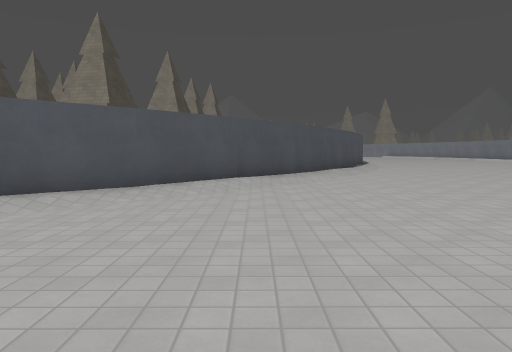
[1] (above)

21 first-person views from a walk through a Godot game level. The camera is 1.4 m above the floor, tilts 4° down and sees 70° across. The floor is counted in squares, 2 m on a side. Each view is taken from the middle of a square. On the plan, view 1 faces up. The plan holds only what a view shows up to about 11 squares ahead; the rest is blank. The place goes on beyond the plan. Surface patterns are stand-ins for the level's own textures.

[2]
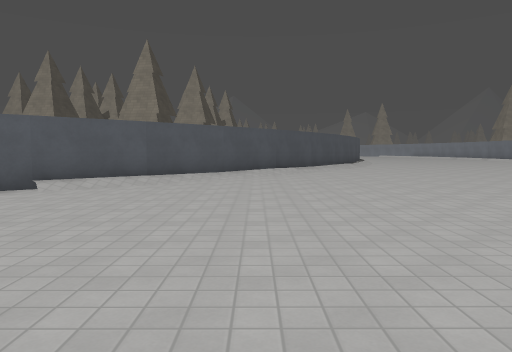

[3]
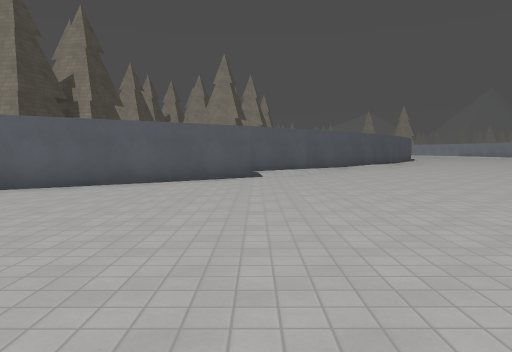

[4]
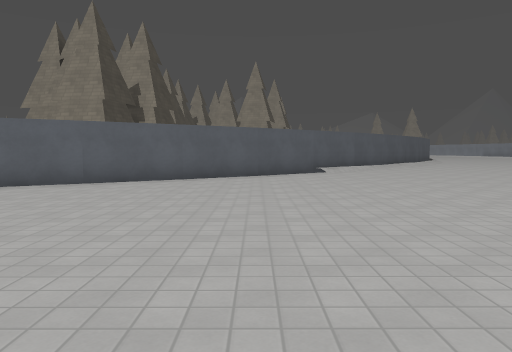

[5]
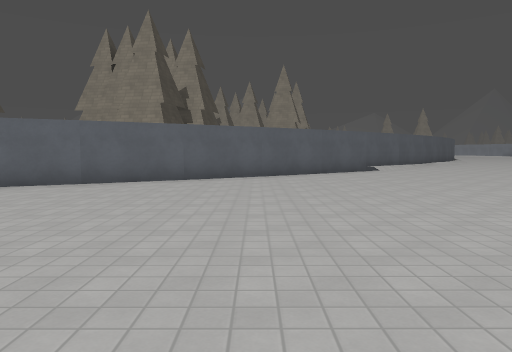

[6]
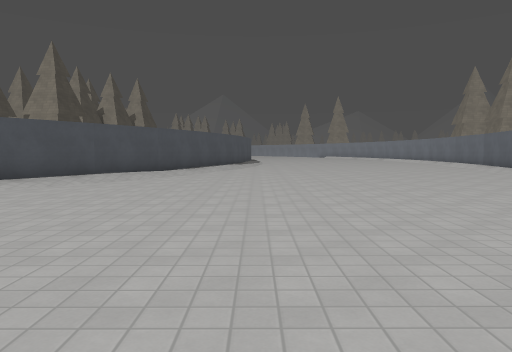

[7]
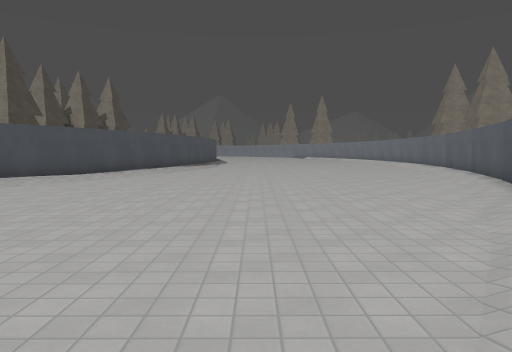

[8]
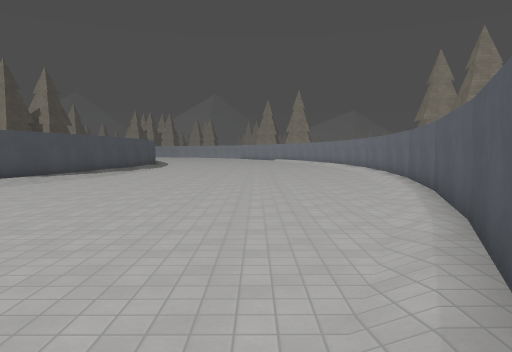

[9]
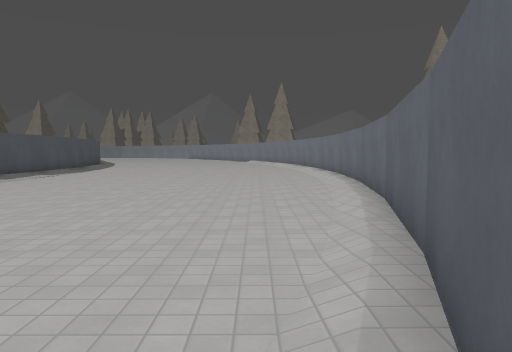

[10]
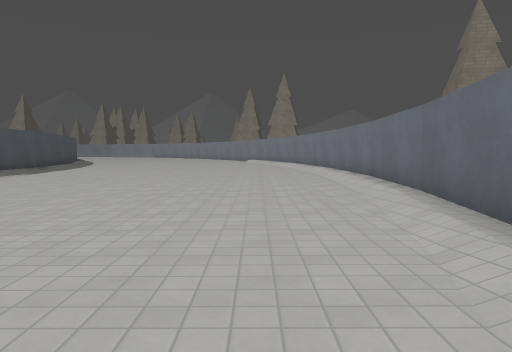

[11]
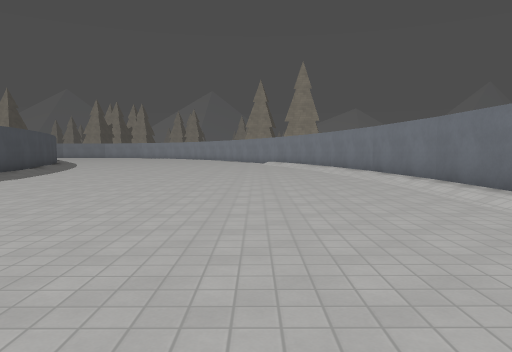

[12]
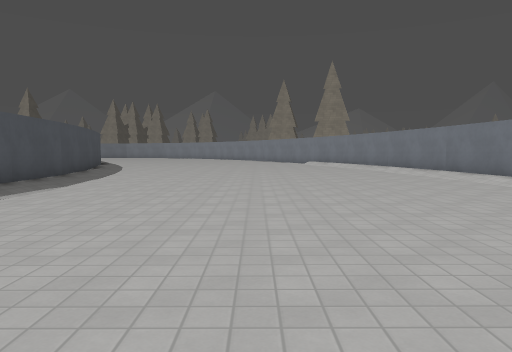

[13]
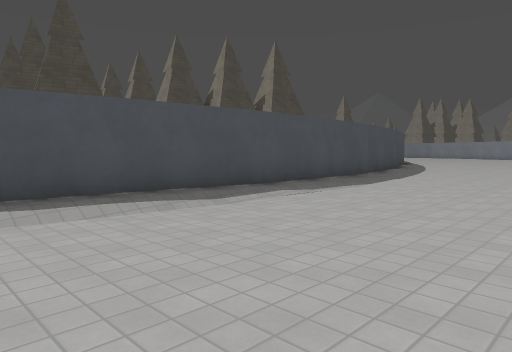

[14]
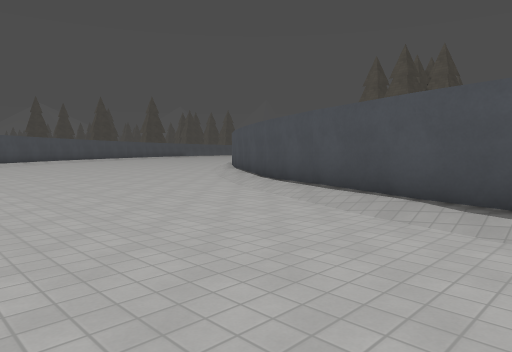

[15]
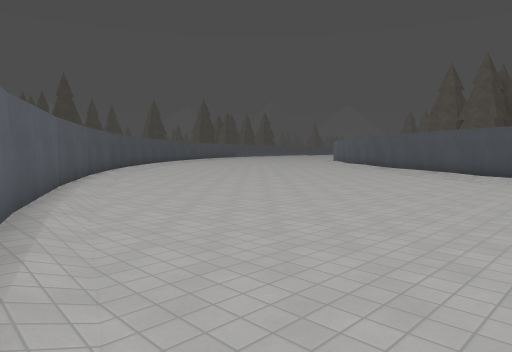

[16]
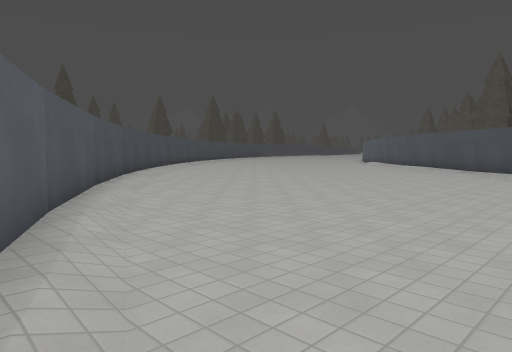

[17]
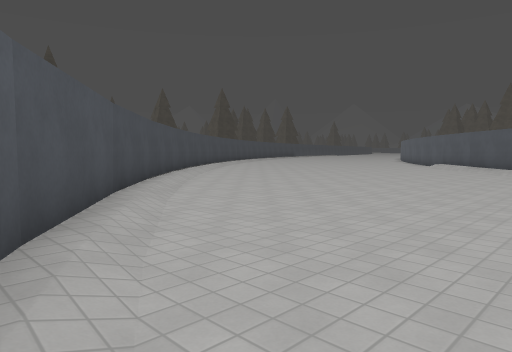

[18]
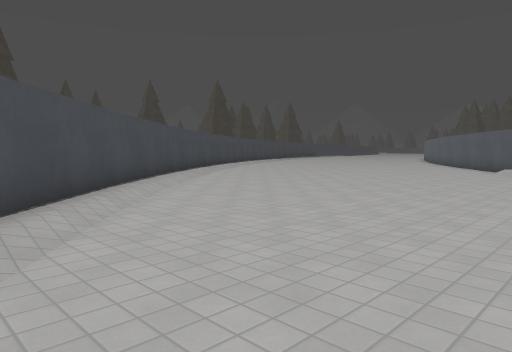

[19]
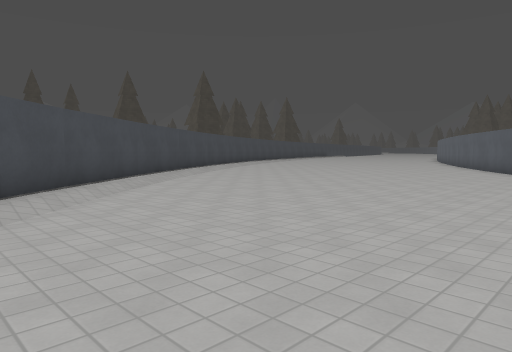

[20]
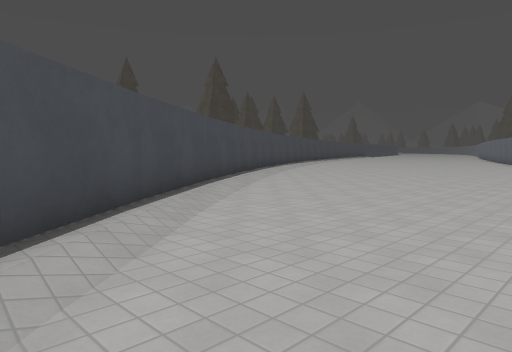

[21]
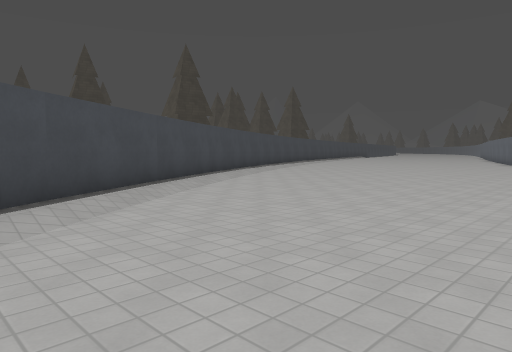

### Floor plan
Key: @ floor where view 1 was taken; # wall or solid block; . floor; / step, stairs or slope.
Columns run from 12 left of view 1 to 16 right of it. Each row starts with its distance up from view 1.
 29                  #.........#
 28                  #/........##
 27                  #/......../#
 26                  #/......../#
 25                  #/......../#
 24                  #/......../#
 23                  #/......../#
 22                  #/......../#
 21                  #/......../#
 20                  #/......../#
 19                  #/......../#
 18                  #/........##
 17                 ##.........#
 16                 #/......../#
 15                 #/......../#
 14                ##........./#
 13                #/.........##
 12               ##........./#
 11              ##/........./#
 10              #/........./##
  9             ##/........./#
  8            ##/........./##
  7           ##/........../#
  6          ##/........../##
  5         ##/...........##
  4        ##/.........../#
  3       ##/.........../##
  2     ###............/##
  1    ##............./##
  0  ###........@.....##
 -1 ##.............../#
 -2 ...............//##
 -3 ............../###
 -4 ............./##
 -5 ............/##
 -6 .........../##
 -7  ......../###
 -8  ......//##
 -9   ..../###
-10    ..###

Where each view was taken, in squares from view 1:
view 1: 0 up, 0 right, facing up
view 2: 4 down, 1 left, facing up
view 3: 7 down, 5 left, facing up
view 4: 9 down, 7 left, facing up
view 5: 10 down, 9 left, facing up
view 6: 2 up, 6 right, facing up
view 7: 3 up, 8 right, facing up
view 8: 7 up, 11 right, facing up
view 9: 11 up, 13 right, facing up
view 10: 14 up, 13 right, facing up
view 11: 18 up, 12 right, facing up
view 12: 18 up, 10 right, facing up
view 13: 18 up, 10 right, facing up-left
view 14: 18 up, 9 right, facing down-left
view 15: 15 up, 14 right, facing down-left
view 16: 12 up, 13 right, facing down-left
view 17: 8 up, 11 right, facing down-left
view 18: 5 up, 8 right, facing down-left
view 19: 3 up, 5 right, facing down-left
view 20: 1 down, 3 right, facing down-left
view 21: 2 down, 0 right, facing down-left
